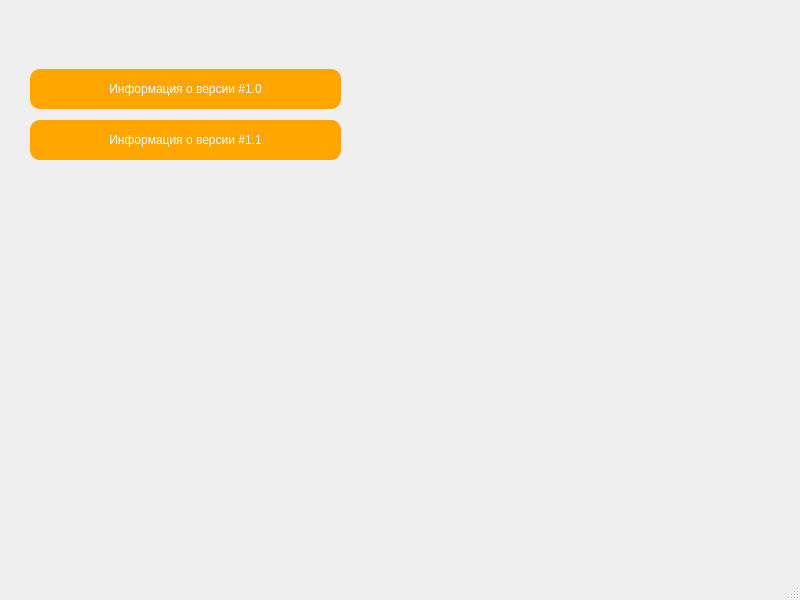
<?xml version="1.0" encoding="UTF-8"?>
<ui version="4.0">
 <class>RefeRence</class>
 <widget class="QMainWindow" name="RefeRence">
  <property name="geometry">
   <rect>
    <x>0</x>
    <y>0</y>
    <width>800</width>
    <height>600</height>
   </rect>
  </property>
  <property name="windowTitle">
   <string>MainWindow</string>
  </property>
  <property name="styleSheet">
   <string notr="true">QPushButton
{

border:none;
color:white;
background-color:orange;
border-radius:50px;
font: 800 36pt &quot;Liberation Serif&quot;;
min-width: 100px;
min-height: 40px;
}
QPushButton:Hover
{
    background-color:rgb(255,145,0);
	border-radius:50px;
}
QPushButton:pressed
{
	background-color:rgb(0,12,0);
	color:rgb(0,255,0);


}

</string>
  </property>
  <widget class="QWidget" name="centralwidget">
   <widget class="QPushButton" name="pushButton">
    <property name="geometry">
     <rect>
      <x>30</x>
      <y>69</y>
      <width>311</width>
      <height>40</height>
     </rect>
    </property>
    <property name="styleSheet">
     <string notr="true">QPushButton
{
border:none;
color:white;
background-color:orange;
font: 600 14pt &quot;Liberation Serif&quot;;
position: absolute;
border-radius: 10px;
}
QPushButton:Hover
{
    background-color:rgb(255,145,0);
	border-radius: 10px;
}
QPushButton:pressed
{
	background-color:rgb(0,12,0);
	color:rgb(0,255,0);
	border-radius: 10px;
	
}</string>
    </property>
    <property name="text">
     <string>Информация о версии #1.0</string>
    </property>
   </widget>
   <widget class="QPushButton" name="pushButton_2">
    <property name="geometry">
     <rect>
      <x>30</x>
      <y>120</y>
      <width>311</width>
      <height>40</height>
     </rect>
    </property>
    <property name="styleSheet">
     <string notr="true">QPushButton
{
border:none;
color:white;
background-color:orange;
font: 600 14pt &quot;Liberation Serif&quot;;
position: absolute;
border-radius: 10px;
}
QPushButton:Hover
{
    background-color:rgb(255,145,0);
	border-radius: 10px;
}
QPushButton:pressed
{
	background-color:rgb(0,12,0);
	color:rgb(0,255,0);
	border-radius: 10px;
	
}</string>
    </property>
    <property name="text">
     <string>Информация о версии #1.1</string>
    </property>
   </widget>
  </widget>
  <widget class="QMenuBar" name="menubar">
   <property name="geometry">
    <rect>
     <x>0</x>
     <y>0</y>
     <width>800</width>
     <height>21</height>
    </rect>
   </property>
  </widget>
  <widget class="QStatusBar" name="statusbar"/>
 </widget>
 <resources/>
 <connections/>
</ui>
